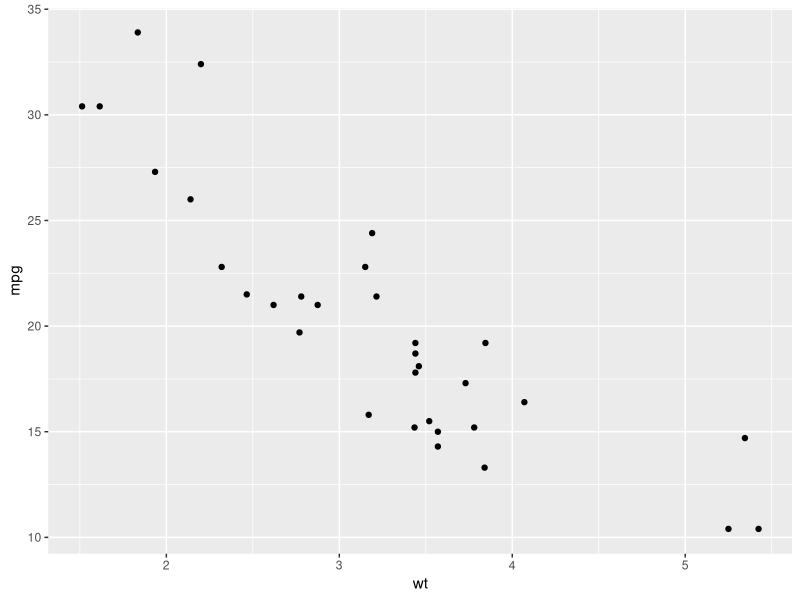
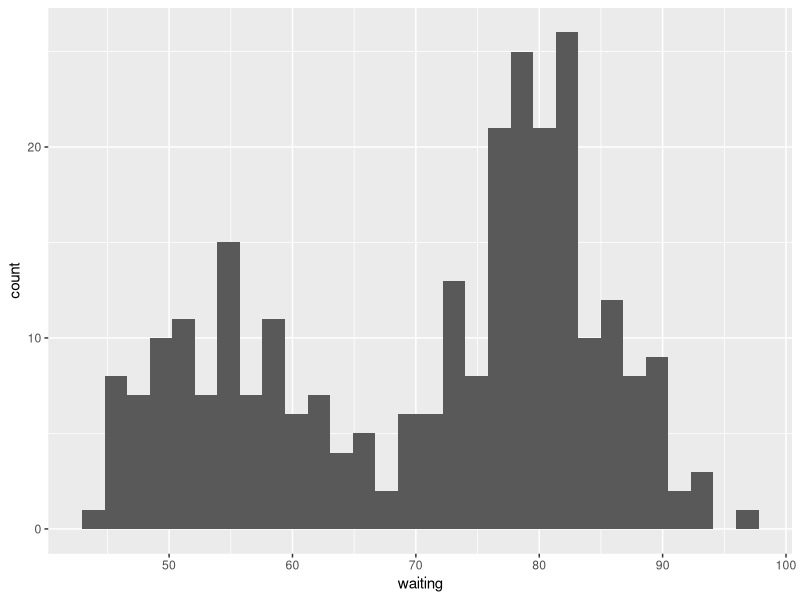

The R source for these figures, in order:
## ---- chunk 1
library(tidyverse)
## ---- chunk 2
ggplot(data = mtcars, aes(x = wt, y = mpg)) + 
  geom_point()
## ---- chunk 3
#| label: fig-faithful 
#| fig-cap: "Waiting time between Old Faithful eruptions."
#| fig-alt: Histogram showing the distribution of waiting times between Old Faithful eruptions. The distribution is bimodal, with a shorter duration peak around 55 minutes and a longer duration peak around 80 minutes. 

ggplot(data = faithful, aes(x = waiting)) +
  geom_histogram()
